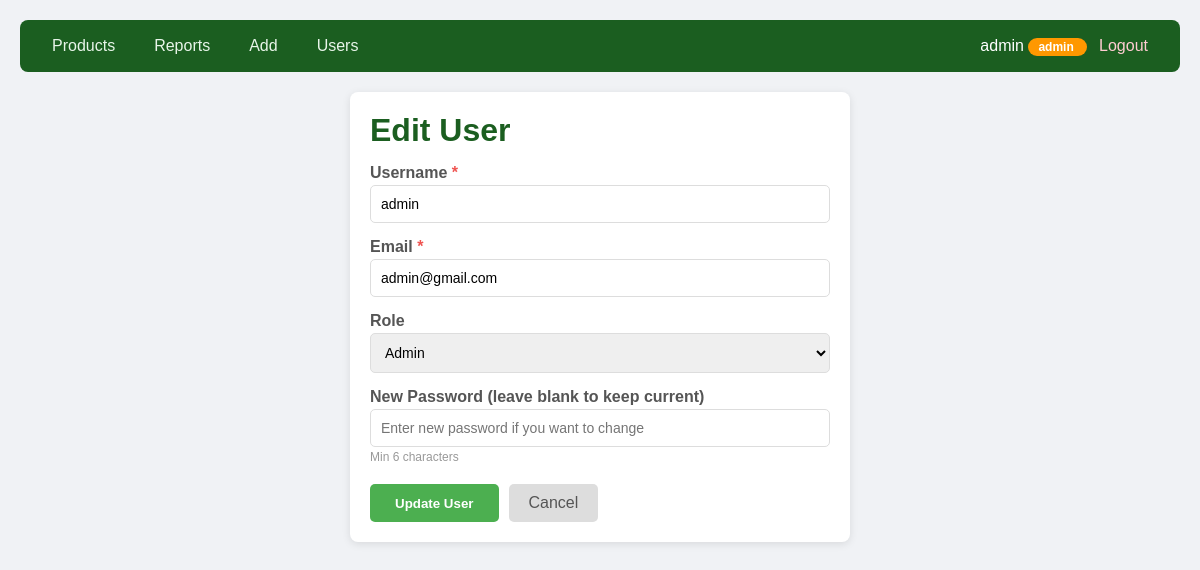
Page /edit_user.php?id=1 (signed in) on the committed database.
### tables this page shows
CREATE TABLE `users` (
  `id` int(11) NOT NULL,
  `username` varchar(50) NOT NULL,
  `email` varchar(100) NOT NULL,
  `password_hash` varchar(255) NOT NULL,
  `role` enum('admin','staff') DEFAULT 'staff',
  `created_at` timestamp NOT NULL DEFAULT current_timestamp()
);

### edit_user.php (the view, shortened to what this page needs)
<?php
require_once 'config.php';
$id = (int)($_GET['id'] ?? 0);
$result = $conn->query("SELECT * FROM users WHERE id = $id");
$user = $result->fetch_assoc();
?>
<!DOCTYPE html>
<html>
<head>
    <link rel="stylesheet" href="style.css">
</head>
<body>
<?php include 'navbar.php'; ?>
<div class="container form-page" style="max-width:500px;">
    <h1>Edit User</h1>
    <form method="POST" action="edit_user.php?id=<?= $id ?>">
        <label>Username <span class="required">*</span></label>
        <input type="text" name="username" value="<?= htmlspecialchars($user['username']) ?>" required>
        <label>Email <span class="required">*</span></label>
        <input type="email" name="email" value="<?= htmlspecialchars($user['email']) ?>" required>
        <label>Role</label>
        <select name="role" style="width:100%; padding:10px; border:1px solid #ddd; border-radius:5px; margin-top:3px;">
            <option value="admin" <?= $user['role'] == 'admin' ? 'selected' : '' ?>>Admin</option>
        </select>
        <label>New Password (leave blank to keep current)</label>
        <input type="password" name="password" placeholder="Enter new password if you want to change">
        <div class="hint">Min 6 characters</div>
        <div class="form-actions">
            <button type="submit" class="btn-submit">Update User</button>
            <a href="users.php" class="cancel">Cancel</a>
        </div>
    </form>
</div>
</body>
</html>

### style.css (style rules this page uses)
* { margin: 0; padding: 0; box-sizing: border-box; }
body { font-family: Arial, sans-serif; background: #f0f2f5; padding: 20px; }
.container { max-width: 1100px; margin: 0 auto; background: white; padding: 20px; border-radius: 8px; box-shadow: 0 2px 8px rgba(0,0,0,0.1); }
.container h1 { color: #1B5E20; margin-top: 0; }
.form-page { max-width: 500px; margin: 0 auto; }
.form-page label { display: block; margin-top: 15px; font-weight: bold; color: #555; }
.form-page input, .form-page select, .form-page textarea { width: 100%; padding: 10px; border: 1px solid #ddd; border-radius: 5px; margin-top: 3px; font-size: 14px; }
.required { color: #ef5350; }
.form-actions { display: flex; gap: 10px; margin-top: 20px; }
.form-actions .btn-submit { padding: 10px 25px; background: #4CAF50; color: white; border: none; border-radius: 5px; cursor: pointer; font-weight: bold; }
.cancel { padding: 10px 20px; background: #ddd; color: #555; text-decoration: none; border-radius: 5px; }
.hint { font-size: 12px; color: #999; margin-top: 3px; }

### rows in the picture
users: username "admin", email "admin@gmail.com", role "Admin"

### other values in the picture
getUsername() "admin"
$_SESSION['role'] "admin"
